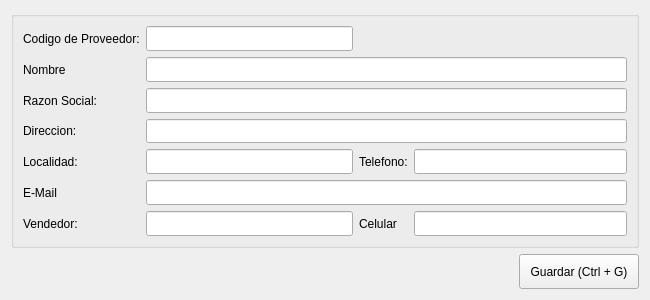
<?xml version="1.0" encoding="UTF-8"?>
<ui version="4.0">
 <class>Form</class>
 <widget class="QWidget" name="Form">
  <property name="geometry">
   <rect>
    <x>0</x>
    <y>0</y>
    <width>650</width>
    <height>300</height>
   </rect>
  </property>
  <property name="minimumSize">
   <size>
    <width>650</width>
    <height>300</height>
   </size>
  </property>
  <property name="maximumSize">
   <size>
    <width>650</width>
    <height>300</height>
   </size>
  </property>
  <property name="windowTitle">
   <string>Detalle del Proveedor</string>
  </property>
  <property name="windowIcon">
   <iconset>
    <normaloff>icon/proveedor.png</normaloff>icon/proveedor.png</iconset>
  </property>
  <layout class="QGridLayout" name="gridLayout_2">
   <item row="0" column="0" colspan="2">
    <widget class="QGroupBox" name="groupBox">
     <property name="title">
      <string/>
     </property>
     <layout class="QGridLayout" name="gridLayout" columnstretch="0,10,20,10,0">
      <item row="0" column="1">
       <widget class="QLineEdit" name="lineEdit">
        <property name="sizePolicy">
         <sizepolicy hsizetype="Expanding" vsizetype="Expanding">
          <horstretch>0</horstretch>
          <verstretch>0</verstretch>
         </sizepolicy>
        </property>
        <property name="palette">
         <palette>
          <active>
           <colorrole role="Text">
            <brush brushstyle="SolidPattern">
             <color alpha="255">
              <red>0</red>
              <green>0</green>
              <blue>255</blue>
             </color>
            </brush>
           </colorrole>
          </active>
          <inactive>
           <colorrole role="Text">
            <brush brushstyle="SolidPattern">
             <color alpha="255">
              <red>0</red>
              <green>0</green>
              <blue>255</blue>
             </color>
            </brush>
           </colorrole>
          </inactive>
          <disabled>
           <colorrole role="Text">
            <brush brushstyle="SolidPattern">
             <color alpha="255">
              <red>120</red>
              <green>120</green>
              <blue>120</blue>
             </color>
            </brush>
           </colorrole>
          </disabled>
         </palette>
        </property>
        <property name="font">
         <font>
          <pointsize>10</pointsize>
          <weight>75</weight>
          <bold>true</bold>
         </font>
        </property>
       </widget>
      </item>
      <item row="0" column="0">
       <widget class="QLabel" name="label">
        <property name="sizePolicy">
         <sizepolicy hsizetype="Fixed" vsizetype="Expanding">
          <horstretch>0</horstretch>
          <verstretch>0</verstretch>
         </sizepolicy>
        </property>
        <property name="palette">
         <palette>
          <active>
           <colorrole role="Text">
            <brush brushstyle="SolidPattern">
             <color alpha="255">
              <red>0</red>
              <green>170</green>
              <blue>127</blue>
             </color>
            </brush>
           </colorrole>
           <colorrole role="ButtonText">
            <brush brushstyle="SolidPattern">
             <color alpha="255">
              <red>0</red>
              <green>170</green>
              <blue>127</blue>
             </color>
            </brush>
           </colorrole>
          </active>
          <inactive>
           <colorrole role="Text">
            <brush brushstyle="SolidPattern">
             <color alpha="255">
              <red>0</red>
              <green>170</green>
              <blue>127</blue>
             </color>
            </brush>
           </colorrole>
           <colorrole role="ButtonText">
            <brush brushstyle="SolidPattern">
             <color alpha="255">
              <red>0</red>
              <green>170</green>
              <blue>127</blue>
             </color>
            </brush>
           </colorrole>
          </inactive>
          <disabled>
           <colorrole role="Text">
            <brush brushstyle="SolidPattern">
             <color alpha="255">
              <red>120</red>
              <green>120</green>
              <blue>120</blue>
             </color>
            </brush>
           </colorrole>
           <colorrole role="ButtonText">
            <brush brushstyle="SolidPattern">
             <color alpha="255">
              <red>120</red>
              <green>120</green>
              <blue>120</blue>
             </color>
            </brush>
           </colorrole>
          </disabled>
         </palette>
        </property>
        <property name="text">
         <string>Codigo de Proveedor:</string>
        </property>
       </widget>
      </item>
      <item row="3" column="0">
       <widget class="QLabel" name="label_5">
        <property name="sizePolicy">
         <sizepolicy hsizetype="Fixed" vsizetype="Expanding">
          <horstretch>0</horstretch>
          <verstretch>0</verstretch>
         </sizepolicy>
        </property>
        <property name="palette">
         <palette>
          <active>
           <colorrole role="Text">
            <brush brushstyle="SolidPattern">
             <color alpha="255">
              <red>0</red>
              <green>170</green>
              <blue>127</blue>
             </color>
            </brush>
           </colorrole>
           <colorrole role="ButtonText">
            <brush brushstyle="SolidPattern">
             <color alpha="255">
              <red>0</red>
              <green>170</green>
              <blue>127</blue>
             </color>
            </brush>
           </colorrole>
          </active>
          <inactive>
           <colorrole role="Text">
            <brush brushstyle="SolidPattern">
             <color alpha="255">
              <red>0</red>
              <green>170</green>
              <blue>127</blue>
             </color>
            </brush>
           </colorrole>
           <colorrole role="ButtonText">
            <brush brushstyle="SolidPattern">
             <color alpha="255">
              <red>0</red>
              <green>170</green>
              <blue>127</blue>
             </color>
            </brush>
           </colorrole>
          </inactive>
          <disabled>
           <colorrole role="Text">
            <brush brushstyle="SolidPattern">
             <color alpha="255">
              <red>120</red>
              <green>120</green>
              <blue>120</blue>
             </color>
            </brush>
           </colorrole>
           <colorrole role="ButtonText">
            <brush brushstyle="SolidPattern">
             <color alpha="255">
              <red>120</red>
              <green>120</green>
              <blue>120</blue>
             </color>
            </brush>
           </colorrole>
          </disabled>
         </palette>
        </property>
        <property name="text">
         <string>Direccion:</string>
        </property>
       </widget>
      </item>
      <item row="3" column="1" colspan="4">
       <widget class="QLineEdit" name="lineEdit_5">
        <property name="sizePolicy">
         <sizepolicy hsizetype="Expanding" vsizetype="Expanding">
          <horstretch>0</horstretch>
          <verstretch>0</verstretch>
         </sizepolicy>
        </property>
        <property name="palette">
         <palette>
          <active>
           <colorrole role="Text">
            <brush brushstyle="SolidPattern">
             <color alpha="255">
              <red>0</red>
              <green>0</green>
              <blue>255</blue>
             </color>
            </brush>
           </colorrole>
          </active>
          <inactive>
           <colorrole role="Text">
            <brush brushstyle="SolidPattern">
             <color alpha="255">
              <red>0</red>
              <green>0</green>
              <blue>255</blue>
             </color>
            </brush>
           </colorrole>
          </inactive>
          <disabled>
           <colorrole role="Text">
            <brush brushstyle="SolidPattern">
             <color alpha="255">
              <red>120</red>
              <green>120</green>
              <blue>120</blue>
             </color>
            </brush>
           </colorrole>
          </disabled>
         </palette>
        </property>
        <property name="font">
         <font>
          <pointsize>10</pointsize>
          <weight>75</weight>
          <bold>true</bold>
         </font>
        </property>
       </widget>
      </item>
      <item row="6" column="1" colspan="4">
       <widget class="QLineEdit" name="lineEdit_7">
        <property name="enabled">
         <bool>true</bool>
        </property>
        <property name="sizePolicy">
         <sizepolicy hsizetype="Expanding" vsizetype="Expanding">
          <horstretch>0</horstretch>
          <verstretch>0</verstretch>
         </sizepolicy>
        </property>
        <property name="palette">
         <palette>
          <active>
           <colorrole role="Text">
            <brush brushstyle="SolidPattern">
             <color alpha="255">
              <red>0</red>
              <green>0</green>
              <blue>255</blue>
             </color>
            </brush>
           </colorrole>
          </active>
          <inactive>
           <colorrole role="Text">
            <brush brushstyle="SolidPattern">
             <color alpha="255">
              <red>0</red>
              <green>0</green>
              <blue>255</blue>
             </color>
            </brush>
           </colorrole>
          </inactive>
          <disabled>
           <colorrole role="Text">
            <brush brushstyle="SolidPattern">
             <color alpha="255">
              <red>120</red>
              <green>120</green>
              <blue>120</blue>
             </color>
            </brush>
           </colorrole>
          </disabled>
         </palette>
        </property>
        <property name="font">
         <font>
          <pointsize>10</pointsize>
          <weight>75</weight>
          <bold>true</bold>
         </font>
        </property>
       </widget>
      </item>
      <item row="6" column="0">
       <widget class="QLabel" name="label_10">
        <property name="sizePolicy">
         <sizepolicy hsizetype="Fixed" vsizetype="Expanding">
          <horstretch>0</horstretch>
          <verstretch>0</verstretch>
         </sizepolicy>
        </property>
        <property name="palette">
         <palette>
          <active>
           <colorrole role="Text">
            <brush brushstyle="SolidPattern">
             <color alpha="255">
              <red>0</red>
              <green>170</green>
              <blue>127</blue>
             </color>
            </brush>
           </colorrole>
           <colorrole role="ButtonText">
            <brush brushstyle="SolidPattern">
             <color alpha="255">
              <red>0</red>
              <green>170</green>
              <blue>127</blue>
             </color>
            </brush>
           </colorrole>
          </active>
          <inactive>
           <colorrole role="Text">
            <brush brushstyle="SolidPattern">
             <color alpha="255">
              <red>0</red>
              <green>170</green>
              <blue>127</blue>
             </color>
            </brush>
           </colorrole>
           <colorrole role="ButtonText">
            <brush brushstyle="SolidPattern">
             <color alpha="255">
              <red>0</red>
              <green>170</green>
              <blue>127</blue>
             </color>
            </brush>
           </colorrole>
          </inactive>
          <disabled>
           <colorrole role="Text">
            <brush brushstyle="SolidPattern">
             <color alpha="255">
              <red>120</red>
              <green>120</green>
              <blue>120</blue>
             </color>
            </brush>
           </colorrole>
           <colorrole role="ButtonText">
            <brush brushstyle="SolidPattern">
             <color alpha="255">
              <red>120</red>
              <green>120</green>
              <blue>120</blue>
             </color>
            </brush>
           </colorrole>
          </disabled>
         </palette>
        </property>
        <property name="text">
         <string>E-Mail</string>
        </property>
       </widget>
      </item>
      <item row="7" column="0">
       <widget class="QLabel" name="label_12">
        <property name="sizePolicy">
         <sizepolicy hsizetype="Fixed" vsizetype="Expanding">
          <horstretch>0</horstretch>
          <verstretch>0</verstretch>
         </sizepolicy>
        </property>
        <property name="palette">
         <palette>
          <active>
           <colorrole role="Text">
            <brush brushstyle="SolidPattern">
             <color alpha="255">
              <red>0</red>
              <green>170</green>
              <blue>127</blue>
             </color>
            </brush>
           </colorrole>
           <colorrole role="ButtonText">
            <brush brushstyle="SolidPattern">
             <color alpha="255">
              <red>0</red>
              <green>170</green>
              <blue>127</blue>
             </color>
            </brush>
           </colorrole>
          </active>
          <inactive>
           <colorrole role="Text">
            <brush brushstyle="SolidPattern">
             <color alpha="255">
              <red>0</red>
              <green>170</green>
              <blue>127</blue>
             </color>
            </brush>
           </colorrole>
           <colorrole role="ButtonText">
            <brush brushstyle="SolidPattern">
             <color alpha="255">
              <red>0</red>
              <green>170</green>
              <blue>127</blue>
             </color>
            </brush>
           </colorrole>
          </inactive>
          <disabled>
           <colorrole role="Text">
            <brush brushstyle="SolidPattern">
             <color alpha="255">
              <red>120</red>
              <green>120</green>
              <blue>120</blue>
             </color>
            </brush>
           </colorrole>
           <colorrole role="ButtonText">
            <brush brushstyle="SolidPattern">
             <color alpha="255">
              <red>120</red>
              <green>120</green>
              <blue>120</blue>
             </color>
            </brush>
           </colorrole>
          </disabled>
         </palette>
        </property>
        <property name="text">
         <string>Vendedor:</string>
        </property>
       </widget>
      </item>
      <item row="7" column="1">
       <widget class="QLineEdit" name="lineEdit_10">
        <property name="sizePolicy">
         <sizepolicy hsizetype="Expanding" vsizetype="Expanding">
          <horstretch>0</horstretch>
          <verstretch>0</verstretch>
         </sizepolicy>
        </property>
        <property name="palette">
         <palette>
          <active>
           <colorrole role="Text">
            <brush brushstyle="SolidPattern">
             <color alpha="255">
              <red>0</red>
              <green>0</green>
              <blue>255</blue>
             </color>
            </brush>
           </colorrole>
          </active>
          <inactive>
           <colorrole role="Text">
            <brush brushstyle="SolidPattern">
             <color alpha="255">
              <red>0</red>
              <green>0</green>
              <blue>255</blue>
             </color>
            </brush>
           </colorrole>
          </inactive>
          <disabled>
           <colorrole role="Text">
            <brush brushstyle="SolidPattern">
             <color alpha="255">
              <red>120</red>
              <green>120</green>
              <blue>120</blue>
             </color>
            </brush>
           </colorrole>
          </disabled>
         </palette>
        </property>
        <property name="font">
         <font>
          <pointsize>10</pointsize>
          <weight>75</weight>
          <bold>true</bold>
         </font>
        </property>
       </widget>
      </item>
      <item row="4" column="1">
       <widget class="QLineEdit" name="lineEdit_9">
        <property name="sizePolicy">
         <sizepolicy hsizetype="Expanding" vsizetype="Expanding">
          <horstretch>0</horstretch>
          <verstretch>0</verstretch>
         </sizepolicy>
        </property>
        <property name="palette">
         <palette>
          <active>
           <colorrole role="Text">
            <brush brushstyle="SolidPattern">
             <color alpha="255">
              <red>0</red>
              <green>0</green>
              <blue>255</blue>
             </color>
            </brush>
           </colorrole>
          </active>
          <inactive>
           <colorrole role="Text">
            <brush brushstyle="SolidPattern">
             <color alpha="255">
              <red>0</red>
              <green>0</green>
              <blue>255</blue>
             </color>
            </brush>
           </colorrole>
          </inactive>
          <disabled>
           <colorrole role="Text">
            <brush brushstyle="SolidPattern">
             <color alpha="255">
              <red>120</red>
              <green>120</green>
              <blue>120</blue>
             </color>
            </brush>
           </colorrole>
          </disabled>
         </palette>
        </property>
        <property name="font">
         <font>
          <pointsize>10</pointsize>
          <weight>75</weight>
          <bold>true</bold>
         </font>
        </property>
       </widget>
      </item>
      <item row="4" column="0">
       <widget class="QLabel" name="label_11">
        <property name="sizePolicy">
         <sizepolicy hsizetype="Fixed" vsizetype="Expanding">
          <horstretch>0</horstretch>
          <verstretch>0</verstretch>
         </sizepolicy>
        </property>
        <property name="palette">
         <palette>
          <active>
           <colorrole role="Text">
            <brush brushstyle="SolidPattern">
             <color alpha="255">
              <red>0</red>
              <green>170</green>
              <blue>127</blue>
             </color>
            </brush>
           </colorrole>
           <colorrole role="ButtonText">
            <brush brushstyle="SolidPattern">
             <color alpha="255">
              <red>0</red>
              <green>170</green>
              <blue>127</blue>
             </color>
            </brush>
           </colorrole>
          </active>
          <inactive>
           <colorrole role="Text">
            <brush brushstyle="SolidPattern">
             <color alpha="255">
              <red>0</red>
              <green>170</green>
              <blue>127</blue>
             </color>
            </brush>
           </colorrole>
           <colorrole role="ButtonText">
            <brush brushstyle="SolidPattern">
             <color alpha="255">
              <red>0</red>
              <green>170</green>
              <blue>127</blue>
             </color>
            </brush>
           </colorrole>
          </inactive>
          <disabled>
           <colorrole role="Text">
            <brush brushstyle="SolidPattern">
             <color alpha="255">
              <red>120</red>
              <green>120</green>
              <blue>120</blue>
             </color>
            </brush>
           </colorrole>
           <colorrole role="ButtonText">
            <brush brushstyle="SolidPattern">
             <color alpha="255">
              <red>120</red>
              <green>120</green>
              <blue>120</blue>
             </color>
            </brush>
           </colorrole>
          </disabled>
         </palette>
        </property>
        <property name="text">
         <string>Localidad:</string>
        </property>
       </widget>
      </item>
      <item row="1" column="0">
       <widget class="QLabel" name="label_2">
        <property name="sizePolicy">
         <sizepolicy hsizetype="Fixed" vsizetype="Expanding">
          <horstretch>0</horstretch>
          <verstretch>0</verstretch>
         </sizepolicy>
        </property>
        <property name="palette">
         <palette>
          <active>
           <colorrole role="Text">
            <brush brushstyle="SolidPattern">
             <color alpha="255">
              <red>0</red>
              <green>170</green>
              <blue>127</blue>
             </color>
            </brush>
           </colorrole>
           <colorrole role="ButtonText">
            <brush brushstyle="SolidPattern">
             <color alpha="255">
              <red>0</red>
              <green>170</green>
              <blue>127</blue>
             </color>
            </brush>
           </colorrole>
          </active>
          <inactive>
           <colorrole role="Text">
            <brush brushstyle="SolidPattern">
             <color alpha="255">
              <red>0</red>
              <green>170</green>
              <blue>127</blue>
             </color>
            </brush>
           </colorrole>
           <colorrole role="ButtonText">
            <brush brushstyle="SolidPattern">
             <color alpha="255">
              <red>0</red>
              <green>170</green>
              <blue>127</blue>
             </color>
            </brush>
           </colorrole>
          </inactive>
          <disabled>
           <colorrole role="Text">
            <brush brushstyle="SolidPattern">
             <color alpha="255">
              <red>120</red>
              <green>120</green>
              <blue>120</blue>
             </color>
            </brush>
           </colorrole>
           <colorrole role="ButtonText">
            <brush brushstyle="SolidPattern">
             <color alpha="255">
              <red>120</red>
              <green>120</green>
              <blue>120</blue>
             </color>
            </brush>
           </colorrole>
          </disabled>
         </palette>
        </property>
        <property name="text">
         <string>Nombre</string>
        </property>
       </widget>
      </item>
      <item row="4" column="2">
       <widget class="QLabel" name="label_13">
        <property name="sizePolicy">
         <sizepolicy hsizetype="Fixed" vsizetype="Expanding">
          <horstretch>0</horstretch>
          <verstretch>0</verstretch>
         </sizepolicy>
        </property>
        <property name="palette">
         <palette>
          <active>
           <colorrole role="Text">
            <brush brushstyle="SolidPattern">
             <color alpha="255">
              <red>0</red>
              <green>170</green>
              <blue>127</blue>
             </color>
            </brush>
           </colorrole>
           <colorrole role="ButtonText">
            <brush brushstyle="SolidPattern">
             <color alpha="255">
              <red>0</red>
              <green>170</green>
              <blue>127</blue>
             </color>
            </brush>
           </colorrole>
          </active>
          <inactive>
           <colorrole role="Text">
            <brush brushstyle="SolidPattern">
             <color alpha="255">
              <red>0</red>
              <green>170</green>
              <blue>127</blue>
             </color>
            </brush>
           </colorrole>
           <colorrole role="ButtonText">
            <brush brushstyle="SolidPattern">
             <color alpha="255">
              <red>0</red>
              <green>170</green>
              <blue>127</blue>
             </color>
            </brush>
           </colorrole>
          </inactive>
          <disabled>
           <colorrole role="Text">
            <brush brushstyle="SolidPattern">
             <color alpha="255">
              <red>120</red>
              <green>120</green>
              <blue>120</blue>
             </color>
            </brush>
           </colorrole>
           <colorrole role="ButtonText">
            <brush brushstyle="SolidPattern">
             <color alpha="255">
              <red>120</red>
              <green>120</green>
              <blue>120</blue>
             </color>
            </brush>
           </colorrole>
          </disabled>
         </palette>
        </property>
        <property name="text">
         <string>Telefono:</string>
        </property>
       </widget>
      </item>
      <item row="7" column="2">
       <widget class="QLabel" name="label_14">
        <property name="sizePolicy">
         <sizepolicy hsizetype="Fixed" vsizetype="Expanding">
          <horstretch>0</horstretch>
          <verstretch>0</verstretch>
         </sizepolicy>
        </property>
        <property name="palette">
         <palette>
          <active>
           <colorrole role="Text">
            <brush brushstyle="SolidPattern">
             <color alpha="255">
              <red>0</red>
              <green>170</green>
              <blue>127</blue>
             </color>
            </brush>
           </colorrole>
           <colorrole role="ButtonText">
            <brush brushstyle="SolidPattern">
             <color alpha="255">
              <red>0</red>
              <green>170</green>
              <blue>127</blue>
             </color>
            </brush>
           </colorrole>
          </active>
          <inactive>
           <colorrole role="Text">
            <brush brushstyle="SolidPattern">
             <color alpha="255">
              <red>0</red>
              <green>170</green>
              <blue>127</blue>
             </color>
            </brush>
           </colorrole>
           <colorrole role="ButtonText">
            <brush brushstyle="SolidPattern">
             <color alpha="255">
              <red>0</red>
              <green>170</green>
              <blue>127</blue>
             </color>
            </brush>
           </colorrole>
          </inactive>
          <disabled>
           <colorrole role="Text">
            <brush brushstyle="SolidPattern">
             <color alpha="255">
              <red>120</red>
              <green>120</green>
              <blue>120</blue>
             </color>
            </brush>
           </colorrole>
           <colorrole role="ButtonText">
            <brush brushstyle="SolidPattern">
             <color alpha="255">
              <red>120</red>
              <green>120</green>
              <blue>120</blue>
             </color>
            </brush>
           </colorrole>
          </disabled>
         </palette>
        </property>
        <property name="text">
         <string>Celular</string>
        </property>
       </widget>
      </item>
      <item row="7" column="3" colspan="2">
       <widget class="QLineEdit" name="lineEdit_12">
        <property name="sizePolicy">
         <sizepolicy hsizetype="Expanding" vsizetype="Expanding">
          <horstretch>0</horstretch>
          <verstretch>0</verstretch>
         </sizepolicy>
        </property>
        <property name="palette">
         <palette>
          <active>
           <colorrole role="Text">
            <brush brushstyle="SolidPattern">
             <color alpha="255">
              <red>0</red>
              <green>0</green>
              <blue>255</blue>
             </color>
            </brush>
           </colorrole>
          </active>
          <inactive>
           <colorrole role="Text">
            <brush brushstyle="SolidPattern">
             <color alpha="255">
              <red>0</red>
              <green>0</green>
              <blue>255</blue>
             </color>
            </brush>
           </colorrole>
          </inactive>
          <disabled>
           <colorrole role="Text">
            <brush brushstyle="SolidPattern">
             <color alpha="255">
              <red>120</red>
              <green>120</green>
              <blue>120</blue>
             </color>
            </brush>
           </colorrole>
          </disabled>
         </palette>
        </property>
        <property name="font">
         <font>
          <pointsize>10</pointsize>
          <weight>75</weight>
          <bold>true</bold>
         </font>
        </property>
       </widget>
      </item>
      <item row="4" column="3" colspan="2">
       <widget class="QLineEdit" name="lineEdit_11">
        <property name="sizePolicy">
         <sizepolicy hsizetype="Expanding" vsizetype="Expanding">
          <horstretch>0</horstretch>
          <verstretch>0</verstretch>
         </sizepolicy>
        </property>
        <property name="palette">
         <palette>
          <active>
           <colorrole role="Text">
            <brush brushstyle="SolidPattern">
             <color alpha="255">
              <red>0</red>
              <green>0</green>
              <blue>255</blue>
             </color>
            </brush>
           </colorrole>
          </active>
          <inactive>
           <colorrole role="Text">
            <brush brushstyle="SolidPattern">
             <color alpha="255">
              <red>0</red>
              <green>0</green>
              <blue>255</blue>
             </color>
            </brush>
           </colorrole>
          </inactive>
          <disabled>
           <colorrole role="Text">
            <brush brushstyle="SolidPattern">
             <color alpha="255">
              <red>120</red>
              <green>120</green>
              <blue>120</blue>
             </color>
            </brush>
           </colorrole>
          </disabled>
         </palette>
        </property>
        <property name="font">
         <font>
          <pointsize>10</pointsize>
          <weight>75</weight>
          <bold>true</bold>
         </font>
        </property>
       </widget>
      </item>
      <item row="2" column="0">
       <widget class="QLabel" name="label_9">
        <property name="sizePolicy">
         <sizepolicy hsizetype="Fixed" vsizetype="Expanding">
          <horstretch>0</horstretch>
          <verstretch>0</verstretch>
         </sizepolicy>
        </property>
        <property name="palette">
         <palette>
          <active>
           <colorrole role="Text">
            <brush brushstyle="SolidPattern">
             <color alpha="255">
              <red>0</red>
              <green>170</green>
              <blue>127</blue>
             </color>
            </brush>
           </colorrole>
           <colorrole role="ButtonText">
            <brush brushstyle="SolidPattern">
             <color alpha="255">
              <red>0</red>
              <green>170</green>
              <blue>127</blue>
             </color>
            </brush>
           </colorrole>
          </active>
          <inactive>
           <colorrole role="Text">
            <brush brushstyle="SolidPattern">
             <color alpha="255">
              <red>0</red>
              <green>170</green>
              <blue>127</blue>
             </color>
            </brush>
           </colorrole>
           <colorrole role="ButtonText">
            <brush brushstyle="SolidPattern">
             <color alpha="255">
              <red>0</red>
              <green>170</green>
              <blue>127</blue>
             </color>
            </brush>
           </colorrole>
          </inactive>
          <disabled>
           <colorrole role="Text">
            <brush brushstyle="SolidPattern">
             <color alpha="255">
              <red>120</red>
              <green>120</green>
              <blue>120</blue>
             </color>
            </brush>
           </colorrole>
           <colorrole role="ButtonText">
            <brush brushstyle="SolidPattern">
             <color alpha="255">
              <red>120</red>
              <green>120</green>
              <blue>120</blue>
             </color>
            </brush>
           </colorrole>
          </disabled>
         </palette>
        </property>
        <property name="text">
         <string>Razon Social:</string>
        </property>
       </widget>
      </item>
      <item row="2" column="1" colspan="4">
       <widget class="QLineEdit" name="lineEdit_6">
        <property name="sizePolicy">
         <sizepolicy hsizetype="Expanding" vsizetype="Expanding">
          <horstretch>0</horstretch>
          <verstretch>0</verstretch>
         </sizepolicy>
        </property>
        <property name="palette">
         <palette>
          <active>
           <colorrole role="Text">
            <brush brushstyle="SolidPattern">
             <color alpha="255">
              <red>0</red>
              <green>0</green>
              <blue>255</blue>
             </color>
            </brush>
           </colorrole>
          </active>
          <inactive>
           <colorrole role="Text">
            <brush brushstyle="SolidPattern">
             <color alpha="255">
              <red>0</red>
              <green>0</green>
              <blue>255</blue>
             </color>
            </brush>
           </colorrole>
          </inactive>
          <disabled>
           <colorrole role="Text">
            <brush brushstyle="SolidPattern">
             <color alpha="255">
              <red>120</red>
              <green>120</green>
              <blue>120</blue>
             </color>
            </brush>
           </colorrole>
          </disabled>
         </palette>
        </property>
        <property name="font">
         <font>
          <pointsize>10</pointsize>
          <weight>75</weight>
          <bold>true</bold>
         </font>
        </property>
       </widget>
      </item>
      <item row="1" column="1" colspan="4">
       <widget class="QLineEdit" name="lineEdit_2">
        <property name="sizePolicy">
         <sizepolicy hsizetype="Expanding" vsizetype="Expanding">
          <horstretch>0</horstretch>
          <verstretch>0</verstretch>
         </sizepolicy>
        </property>
        <property name="palette">
         <palette>
          <active>
           <colorrole role="Text">
            <brush brushstyle="SolidPattern">
             <color alpha="255">
              <red>0</red>
              <green>0</green>
              <blue>255</blue>
             </color>
            </brush>
           </colorrole>
          </active>
          <inactive>
           <colorrole role="Text">
            <brush brushstyle="SolidPattern">
             <color alpha="255">
              <red>0</red>
              <green>0</green>
              <blue>255</blue>
             </color>
            </brush>
           </colorrole>
          </inactive>
          <disabled>
           <colorrole role="Text">
            <brush brushstyle="SolidPattern">
             <color alpha="255">
              <red>120</red>
              <green>120</green>
              <blue>120</blue>
             </color>
            </brush>
           </colorrole>
          </disabled>
         </palette>
        </property>
        <property name="font">
         <font>
          <pointsize>10</pointsize>
          <weight>75</weight>
          <bold>true</bold>
         </font>
        </property>
       </widget>
      </item>
     </layout>
    </widget>
   </item>
   <item row="1" column="0">
    <spacer name="horizontalSpacer">
     <property name="orientation">
      <enum>Qt::Horizontal</enum>
     </property>
     <property name="sizeHint" stdset="0">
      <size>
       <width>469</width>
       <height>20</height>
      </size>
     </property>
    </spacer>
   </item>
   <item row="1" column="1">
    <widget class="QPushButton" name="pushButton">
     <property name="sizePolicy">
      <sizepolicy hsizetype="Fixed" vsizetype="Fixed">
       <horstretch>0</horstretch>
       <verstretch>0</verstretch>
      </sizepolicy>
     </property>
     <property name="minimumSize">
      <size>
       <width>120</width>
       <height>35</height>
      </size>
     </property>
     <property name="text">
      <string>Guardar (Ctrl + G)</string>
     </property>
     <property name="icon">
      <iconset>
       <normaloff>icon/guardar.png</normaloff>icon/guardar.png</iconset>
     </property>
     <property name="iconSize">
      <size>
       <width>20</width>
       <height>20</height>
      </size>
     </property>
    </widget>
   </item>
  </layout>
 </widget>
 <resources/>
 <connections/>
</ui>
